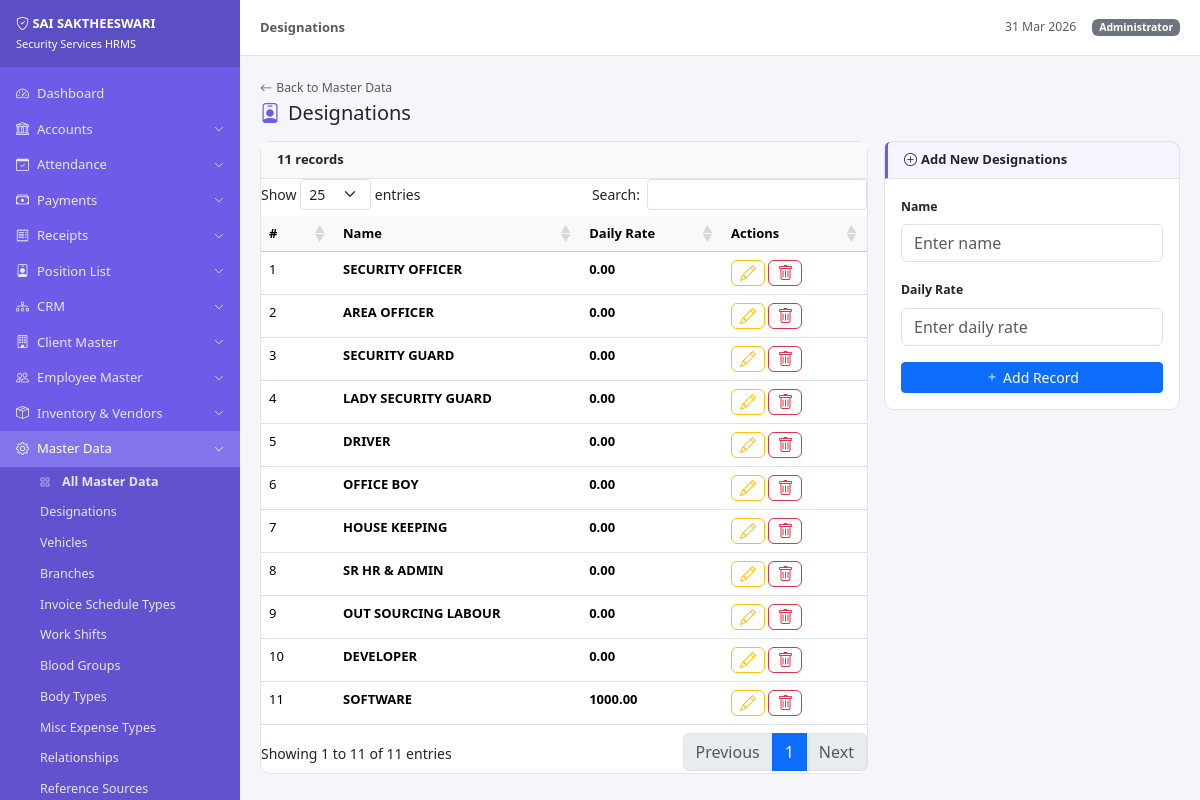
The page /index.php?url=masterdata/manage/designations (signed in) on the database its author committed.
### tables this page shows
CREATE TABLE `designations` (
  `id` int(11) NOT NULL,
  `name` varchar(100) DEFAULT NULL,
  `daily_rate` decimal(10,2) DEFAULT 0.00
);

### controllers/BaseController.php (called while the page is built, shortened)
<?php
class BaseController {
    protected PDO $pdo;
    public function __construct(PDO $pdo) {
        $this->pdo = $pdo;
    }
    protected function view(string $viewPath, array $data = []): void {
        extract($data);
        require BASE_PATH . '/views/layout/header.php';
        require BASE_PATH . '/views/' . $viewPath . '.php';
        require BASE_PATH . '/views/layout/footer.php';
    }
    protected function fetchAll(string $sql, array $params = []): array {
        $stmt = $this->pdo->prepare($sql);
        $stmt->execute($params);
        return $stmt->fetchAll();
    }
}

### controllers/MasterDataController.php (called while the page is built, shortened)
<?php
require_once BASE_PATH . '/controllers/BaseController.php';
class MasterDataController extends BaseController {
    public function manage(?string $slug = null): void {
        $reg = $this->registry();
        [$table, $label, $colStr, $icon, $color] = $reg[$slug];
        $columns = explode(',', $colStr);
        $list = $this->fetchAll("SELECT * FROM `$table` ORDER BY 1");
        $this->view('masterdata/manage', compact('list', 'slug', 'label', 'columns', 'icon', 'color')
            + ['pageTitle' => $label, 'active' => 'masterdata']);
    }
}

### index.php (called while the page is built, shortened)
<?php
require_once BASE_PATH . '/config/db.php';
$rawUrl = isset($_GET['url']) ? trim($_GET['url'], '/') : '';
$rawUrl = preg_replace('/\.php.*$/', '', $rawUrl);
$rawUrl = preg_replace('/[^a-zA-Z0-9_\/]/', '', $rawUrl);
$parts  = explode('/', $rawUrl);
$method = (isset($parts[1]) && $parts[1] !== '') ? $parts[1] : 'index';
$param  = $parts[2] ?? null;
$controller = new $controllerName($pdo);
$controller->$method($param);

### views/masterdata/manage.php (the view, shortened to what this page needs)
<?php
$colLabels = array_map(function($c) {
    return ucwords(str_replace('_', ' ', $c));
}, $columns);
?>
<div class="d-flex justify-content-between align-items-center mb-3">
  <div>
    <a href="<?= u('masterdata/index') ?>" class="text-decoration-none text-muted small"><i class="bi bi-arrow-left me-1"></i>Back to Master Data</a>
    <h5 class="mb-0 mt-1"><i class="bi <?= $icon ?> me-2" style="color:<?= $color ?>"></i><?= htmlspecialchars($label) ?></h5>
  </div>
</div>
<div class="row g-3">
  <div class="col-md-8">
    <div class="card">
      <div class="card-header d-flex justify-content-between align-items-center">
        <span><?= count($list) ?> records</span>
      </div>
      <div class="card-body p-0">
        <table class="table table-hover datatable mb-0">
          <thead class="table-light">
            <tr>
              <th width="40">#</th>
              <?php foreach ($colLabels as $cl): ?><th><?= $cl ?></th><?php endforeach; ?>
              <th width="110">Actions</th>
            </tr>
          </thead>
          <tbody>
          <?php foreach ($list as $i => $row): ?>
          <tr>
            <td><?= $i + 1 ?></td>
            <?php foreach ($columns as $col): ?>
            <td class="fw-semibold"><?= htmlspecialchars($row[$col] ?? '') ?></td>
            <?php endforeach; ?>
            <td>
              <button class="btn btn-xs btn-outline-warning py-0 px-2 edit-btn"
                data-id="<?= $row['id'] ?>"
                <?php foreach ($columns as $col): ?>
                data-<?= $col ?>="<?= htmlspecialchars($row[$col] ?? '') ?>"
                <?php endforeach; ?>
              ><i class="bi bi-pencil"></i></button>
              <form method="POST" class="d-inline" onsubmit="return confirm('Delete this record?')">
                <button class="btn btn-xs btn-outline-danger py-0 px-2"><i class="bi bi-trash"></i></button>
              </form>
            </td>
          </tr>
          <?php endforeach; ?>
          </tbody>
        </table>
      </div>
    </div>
  </div>
  <div class="col-md-4">
    <div class="card">
      <div class="card-header" style="background:<?= $color ?>10;border-left:3px solid <?= $color ?>">
        <i class="bi bi-plus-circle me-1"></i>Add New <?= htmlspecialchars($label) ?>
      </div>
      <div class="card-body">
        <form method="POST">
          <?php foreach ($columns as $idx => $col): ?>
          <div class="mb-3">
            <label class="form-label small fw-semibold"><?= $colLabels[$idx] ?></label>
            <input name="<?= $col ?>" class="form-control" placeholder="Enter <?= strtolower($colLabels[$idx]) ?>" required>
          </div>
          <?php endforeach; ?>
          <button class="btn btn-primary btn-sm w-100"><i class="bi bi-plus me-1"></i>Add Record</button>
        </form>
      </div>
    </div>
  </div>
</div>

### views/layout/header.php (style rules this page uses)
:root { --sidebar-w:240px;--header-h:56px }
body { background:#f4f6fa;font-size:14px;overflow-x:hidden }
.btn-xs { display: inline-flex; align-items: center; justify-content: center; }
.card { border:1px solid #e4e4e4;border-radius:10px;box-shadow:none }
.card-header { background:#f8f9fa;border-bottom:1px solid #e4e4e4;font-weight:600;font-size:13px }
.table { font-size:13px }

### rows shown on the page
designations: name "SECURITY OFFICER", daily_rate "0.00"
designations: name "AREA OFFICER", daily_rate "0.00"
designations: name "SECURITY GUARD", daily_rate "0.00"
designations: name "LADY SECURITY GUARD", daily_rate "0.00"
designations: name "DRIVER", daily_rate "0.00"
designations: name "OFFICE BOY", daily_rate "0.00"
designations: name "HOUSE KEEPING", daily_rate "0.00"
designations: name "SR HR & ADMIN", daily_rate "0.00"
designations: name "OUT SOURCING LABOUR", daily_rate "0.00"
designations: name "DEVELOPER", daily_rate "0.00"
designations: name "SOFTWARE", daily_rate "1000.00"

### other values the page prints
$pageTitle "Designations"
Session::userName() "Administrator"
$label "Designations"
count($list) "11"
$cl "Name"
$cl "Daily Rate"
$colLabels[$idx] "Name"
$colLabels[$idx] "Daily Rate"
